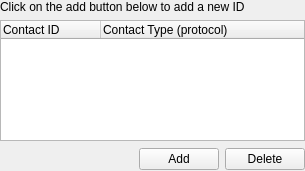
<ui version="4.0" >
 <author></author>
 <comment></comment>
 <exportmacro></exportmacro>
 <class>IMContactManager</class>
 <widget class="QWidget" name="IMContactManager" >
  <property name="geometry" >
   <rect>
    <x>0</x>
    <y>0</y>
    <width>305</width>
    <height>171</height>
   </rect>
  </property>
  <layout class="QGridLayout" >
   <property name="margin" >
    <number>0</number>
   </property>
   <property name="spacing" >
    <number>6</number>
   </property>
   <item row="2" column="0" >
    <layout class="QGridLayout" >
     <property name="margin" >
      <number>0</number>
     </property>
     <property name="spacing" >
      <number>6</number>
     </property>
     <item row="0" column="2" >
      <widget class="QPushButton" name="deleteIMContactButton" >
       <property name="text" >
        <string>Delete</string>
       </property>
       <property name="icon" >
        <iconset resource="../../../../resources/wengophone.qrc" >:/pics/delete.png</iconset>
       </property>
      </widget>
     </item>
     <item row="0" column="1" >
      <widget class="QPushButton" name="addIMContactButton" >
       <property name="text" >
        <string>Add</string>
       </property>
       <property name="icon" >
        <iconset resource="../../../../resources/wengophone.qrc" >:/pics/add.png</iconset>
       </property>
      </widget>
     </item>
     <item row="0" column="0" >
      <spacer>
       <property name="orientation" >
        <enum>Qt::Horizontal</enum>
       </property>
       <property name="sizeHint" >
        <size>
         <width>165</width>
         <height>24</height>
        </size>
       </property>
      </spacer>
     </item>
    </layout>
   </item>
   <item row="1" column="0" >
    <widget class="QTreeWidget" name="treeWidget" >
     <property name="minimumSize" >
      <size>
       <width>0</width>
       <height>70</height>
      </size>
     </property>
     <property name="rootIsDecorated" >
      <bool>false</bool>
     </property>
     <column>
      <property name="text" >
       <string>Contact ID</string>
      </property>
     </column>
     <column>
      <property name="text" >
       <string>Contact Type (protocol)</string>
      </property>
     </column>
    </widget>
   </item>
   <item row="0" column="0" >
    <widget class="QLabel" name="label" >
     <property name="text" >
      <string>Click on the add button below to add a new ID</string>
     </property>
    </widget>
   </item>
  </layout>
 </widget>
 <pixmapfunction></pixmapfunction>
 <tabstops>
  <tabstop>treeWidget</tabstop>
  <tabstop>addIMContactButton</tabstop>
  <tabstop>deleteIMContactButton</tabstop>
 </tabstops>
 <resources>
  <include location="../../../../resources/wengophone.qrc" />
 </resources>
 <connections/>
</ui>
